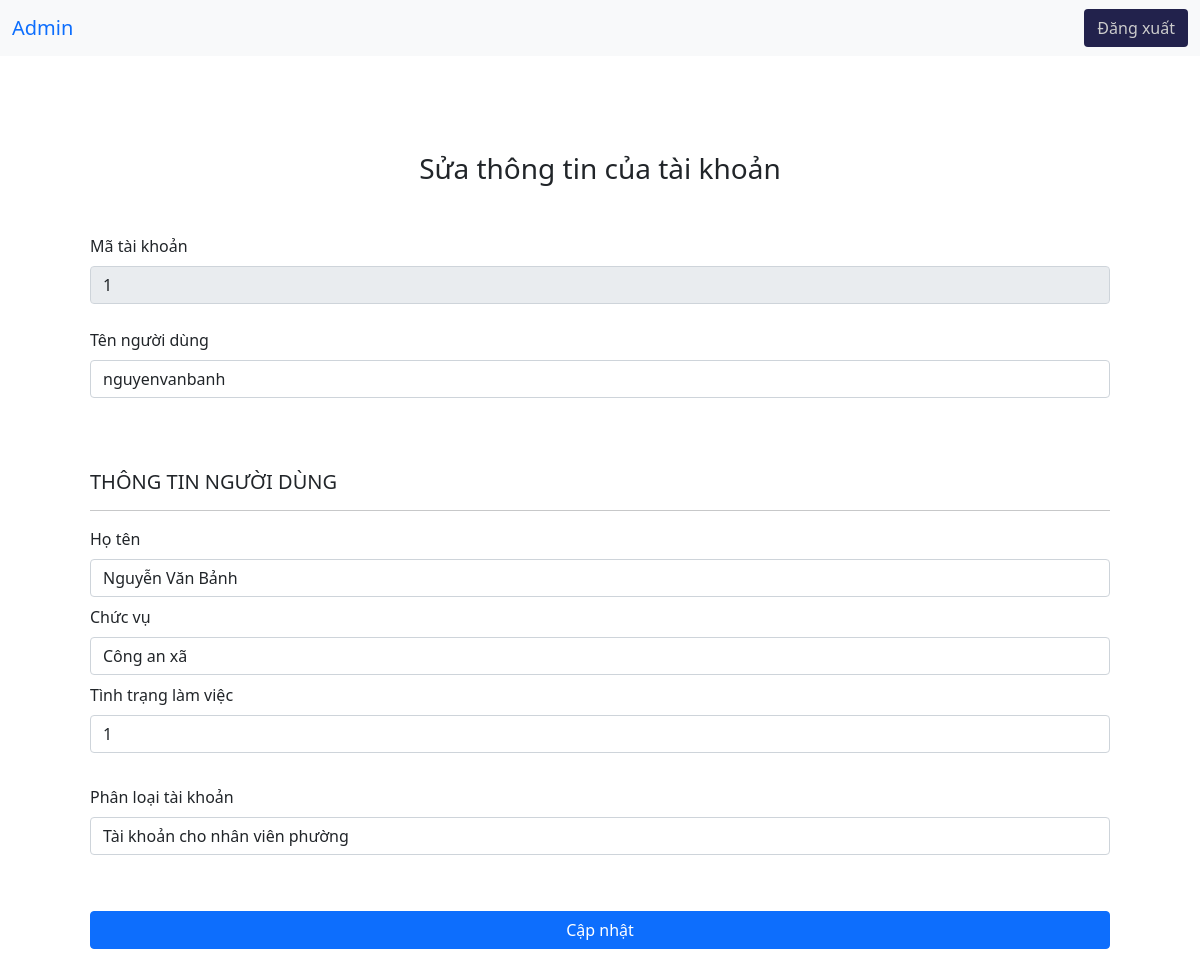
The app's page /admin/modify.php?id=1 with its own data.
### tables this page shows
CREATE TABLE `taikhoan` (
  `ma_taikhoan` int(10) PRIMARY KEY AUTO_INCREMENT NOT NULL,
  `taikhoan` varchar(20) NOT NULL,
  `matkhau` varchar(100) NOT NULL,
  `hoten` varchar(30) NOT NULL,
  `chucvu` varchar(100) NOT NULL,
  `conlamviec` tinyint(1) NOT NULL,
  `ngaykhoitao` timestamp NOT NULL DEFAULT current_timestamp() ON UPDATE current_timestamp(),
  `capbac` int(11) NOT NULL
);

### admin/modify.php (the view, shortened to what this page needs)
<?php
    $ma_taikhoan = $_GET['id'];
    include '../config/config.php';
    $sql = "SELECT * FROM taikhoan where ma_taikhoan = '$ma_taikhoan' " ;
    $result = mysqli_query($conn,$sql);
    if (mysqli_num_rows($result) > 0) {
        $row = mysqli_fetch_assoc($result);
?>
<!DOCTYPE html>
<html lang="en">
<head>
</head>
<body>
    <?php
        include('./header.php');
    ?>
    <main class="container">
        <form action="./process/process-modify.php" method="POST" class="form mt-5 ps-5 pe-5 pt-5 pb-5 container" id="form-1">
            <h3 class="heading text-center mb-5">Sửa thông tin của tài khoản</h3>
            <div class="form-content">
                <div class="row">
                    <div class="form-group mb-4 col-lg-12">
                        <label for="id" class="form-label">Mã tài khoản</label>
                        <input id="id" name="id" value="<?php echo $row['ma_taikhoan']; ?>" type="text" readonly class="form-control">
                    </div>
                    <div class="form-group mb-4 col-lg-12">
                        <label for="username" class="form-label">Tên người dùng</label>
                        <input id="username" name="username" value="<?php echo $row['taikhoan']; ?>" type="text" class="form-control">
                    </div>
                </div>
                <h5 class="heading-content mt-5">THÔNG TIN NGƯỜI DÙNG</h5>
                <hr class="mb-3 line-space">
                <div class="row">
                    <div class="form-group mb-2 col-lg-12">
                        <label for="fullname" class="form-label">Họ tên</label>
                        <input id="fullname" name="fullname" value="<?php echo $row['hoten']; ?>" type="text" class="form-control">
                    </div>
                    <div class="form-group mb-2 col-lg-12">
                        <label for="position" class="form-label">Chức vụ</label>
                        <input id="position" name="position" value="<?php echo $row['chucvu']; ?>" type="text" class="form-control">
                    </div>
                    <div class="form-group mb-2 col-lg-12">
                        <label for="condition" class="form-label">Tình trạng làm việc</label>
                        <input id="condition" name="condition" value="<?php echo $row['conlamviec']; ?>" type="text" class="form-control">
                    </div>
                    <div class="form-group mt-4 mb-2 col-lg-12">
                        <label for="classify" class="form-label col-lg-12">Phân loại tài khoản</label>
                        <select name="classify" class="form-control classify">
                            <?php
                                if ($row['capbac']==1) {
                                    ?>
                                        <option value="admin">Tài khoản quản trị hệ thống</option>
                                        <option value="employee">Tài khoản cho nhân viên phường</option>
                                    <?php
                                }
                                else {
                                    ?>
                                        <option value="employee">Tài khoản cho nhân viên phường</option>
                                    <?php
                                }
                            ?>
                        </select>
                    </div>
                </div>
                <button type="submit" class="form-submit btn btn-primary mt-5 col-lg-12" name="btnSubmit">Cập nhật</button>
            </div>
        </form>
    </main>
</body>
</html>
<?php
}
?>

### records on screen
taikhoan: id "1", username "nguyenvanbanh", fullname "Nguyễn Văn Bảnh", position "Công an xã", condition "1", classify "Tài khoản cho nhân viên phường"
